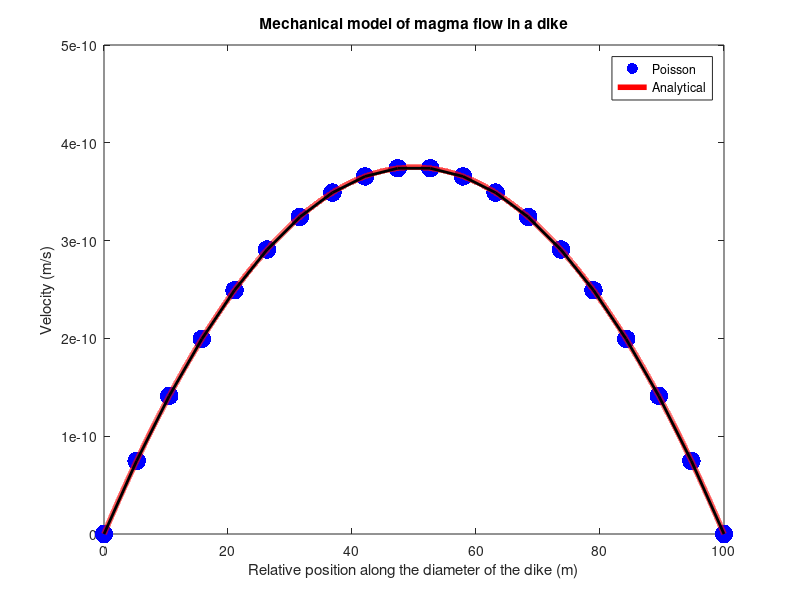

Here is the MATLAB script that generated this plot:
% 1D Mechanical code
% Clear
clear all
close all
clf

% Define parameters
L = 100; %m
eta = 1e16; %Pa.s
rho = 2800; %kg.m^-3
dPdY = 31000; %Pa.m^-1
gy = 10; %m.s^-2

% Set velocity boundary conditions
v_bc = 0; %m.s^-1

% Calculate right hand side
RHS = (1/eta)*(dPdY - rho*gy);

% Add analytical solution for benchmarking
x_ana = 0:0.001:L;
vy_ana = (1/(2*eta))*(dPdY-rho*gy)*(x_ana.^2-L*x_ana);

% Define numerical grid in space
xsize = L; % Total length
numx = 20; % Number of nodes / Number of lines of the vector
dx = xsize / (numx-1); % Distance between the nodes

x = 0:dx:xsize; % Position of the nodes

% Initiate vector and matrix
% (row, column)
R = zeros(numx,1);
L = zeros(numx, numx);

%% Fill in R and L
% Boundary conditions 1: vy1 = 0
R(1,1) = v_bc;
L(1,1) = 1;

% Boundary condition N: vyN = 0
R(numx,1) = v_bc;
L(numx,numx) = 1; % Can also type L(end,end)

% Intermediate nodal points: coefficient in the stiffness matrix
for i=2:1:numx-1
   R(i,1)=RHS;
   
   L(i,i-1)=1/(dx^2);
   L(i,i)=-2/(dx^2);
   L(i,i+1)=1/(dx^2);
end

% Calculate solution
S = L \ R;

vy = -S;

figure(1);
Poisson = plot(x,vy, 'b.', 'MarkerSize', 40, 'LineWidth', 60);
xlabel('Relative position along the diameter of the dike (m)')
ylabel('Velocity (m/s)')
title('Mechanical model of magma flow in a dike')

hold on;

Analytical = plot (x_ana,-vy_ana, 'r', 'LineWidth', 4);

hold on

Poisson_curve = plot(x,vy, 'k-','LineWidth', 2);

legend({'Poisson', 'Analytical'})